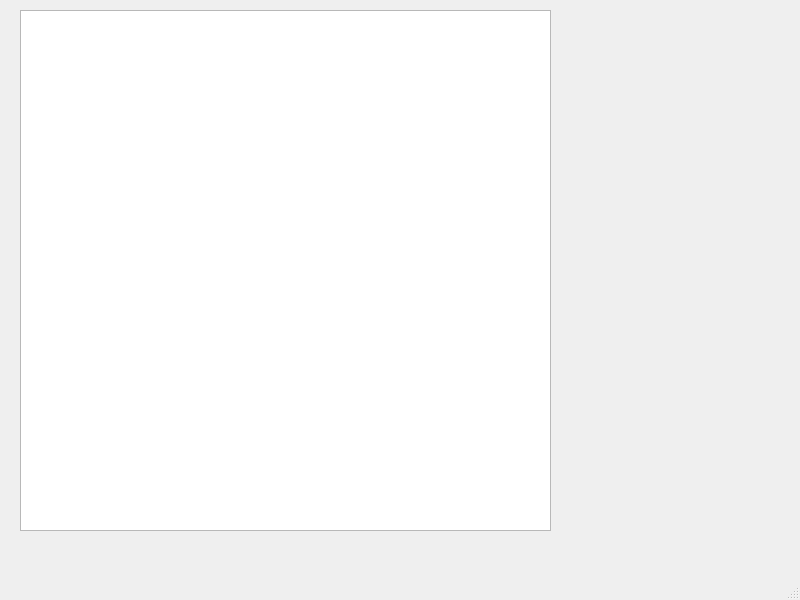
<?xml version="1.0" encoding="UTF-8"?>
<ui version="4.0">
 <class>MainWindow</class>
 <widget class="QMainWindow" name="MainWindow">
  <property name="geometry">
   <rect>
    <x>0</x>
    <y>0</y>
    <width>800</width>
    <height>600</height>
   </rect>
  </property>
  <property name="windowTitle">
   <string>MainWindow</string>
  </property>
  <property name="unifiedTitleAndToolBarOnMac">
   <bool>false</bool>
  </property>
  <widget class="QWidget" name="centralwidget">
   <widget class="QTextBrowser" name="textBrowser">
    <property name="geometry">
     <rect>
      <x>20</x>
      <y>10</y>
      <width>531</width>
      <height>521</height>
     </rect>
    </property>
   </widget>
  </widget>
  <widget class="QMenuBar" name="menubar">
   <property name="geometry">
    <rect>
     <x>0</x>
     <y>0</y>
     <width>800</width>
     <height>25</height>
    </rect>
   </property>
  </widget>
  <widget class="QStatusBar" name="statusbar"/>
 </widget>
 <resources/>
 <connections/>
</ui>
